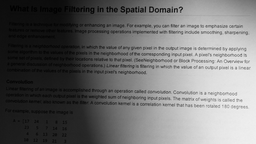
#> input picture binarization/image1.png, 256 x 144 px, shrunk from 1596 x 897 before the run
$ python aradIterative.py
#> lines starting #> are read from the running program, lines starting #| are printed output that depends on the picture; after the words box and inside, x2 and y2 are one past the last pixel; in counts of white or black regions, pixels touching at a corner belong together
from PIL import Image
img = Image.open('image1.png').convert('L').copy()
width, height = img.size
#> width = 256; height = 144
windowLength = (25,25)
for i in range(0, width, windowLength[0]):
    print(i)
    for j in range(0, height, windowLength[1]):

        histogram = [0 for x in range(256)]

        lenw = windowLength[0] if i + windowLength[0] <= width else width - i
        lenh = windowLength[1] if j + windowLength[1] <= height else height - j

        for x in range(i,i+lenw):
            for y in range(j,j+lenh):
                for p in range(256):
                    if p == img.getpixel((x,y)):
                        histogram[p] += 1

        histogram = [p / (windowLength[0] * windowLength[1]) for p in histogram]

        T = 128
        for ii in range(1000):
            e1 = []
            for iii in range(T):
                e1.append((iii+1) * histogram[iii])
            e1 = sum(e1)

            e2 = []
            for iii in range(T,256):
                e2.append((iii + 1) * histogram[iii])
            e2 = sum(e2)

            Ttmp = int((e1 + e2) / 2)
            if abs(Ttmp - T) < 0.0000001 :
                break
            T = Ttmp

        for x in range(i, i + lenw):
            for y in range(j, j + lenh):
                if img.getpixel((x,y)) > T :
                    img.putpixel((x,y),255)
                else:
                    img.putpixel((x, y), 0)
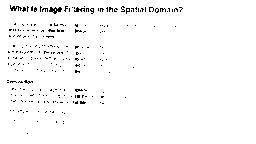
#> img: PIL image 256x144 L; 97.6% white; black in thin lines or dots, all inside (x1, y1, x2, y2) = (7, 5, 183, 134)


img.save('arad.png')

$ run again, with binarization/image3.png copied over binarization/image1.png
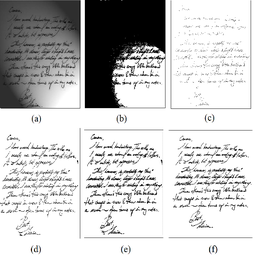
#> input picture binarization/image3.png, 256 x 256 px, shrunk from 721 x 722 before the run
#> after the loop `for i in range(0, width, windowLength[0]):`:
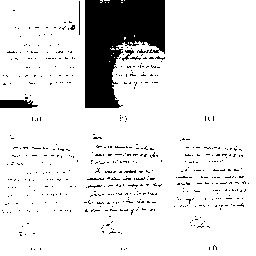
#> img: PIL image 256x256 L; 88.7% white; 510 black regions (502 under 20 px), largest, box (x1, y1, x2, y2) and area: (85, 0, 165, 108) 5545, (0, 100, 38, 108) 258, (122, 50, 134, 61) 46

$ run again, with binarization/image2.jpg saved as binarization/image1.png
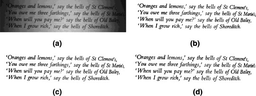
#> input picture binarization/image2.jpg, 256 x 96 px, shrunk from 541 x 203 before the run
#> after the loop `for i in range(0, width, windowLength[0]):`:
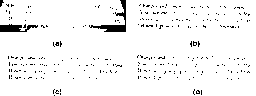
#> img: PIL image 256x96 L; 95.7% white; 263 black regions (261 under 20 px), largest, box (x1, y1, x2, y2) and area: (89, 0, 126, 32) 279, (0, 24, 38, 32) 192
